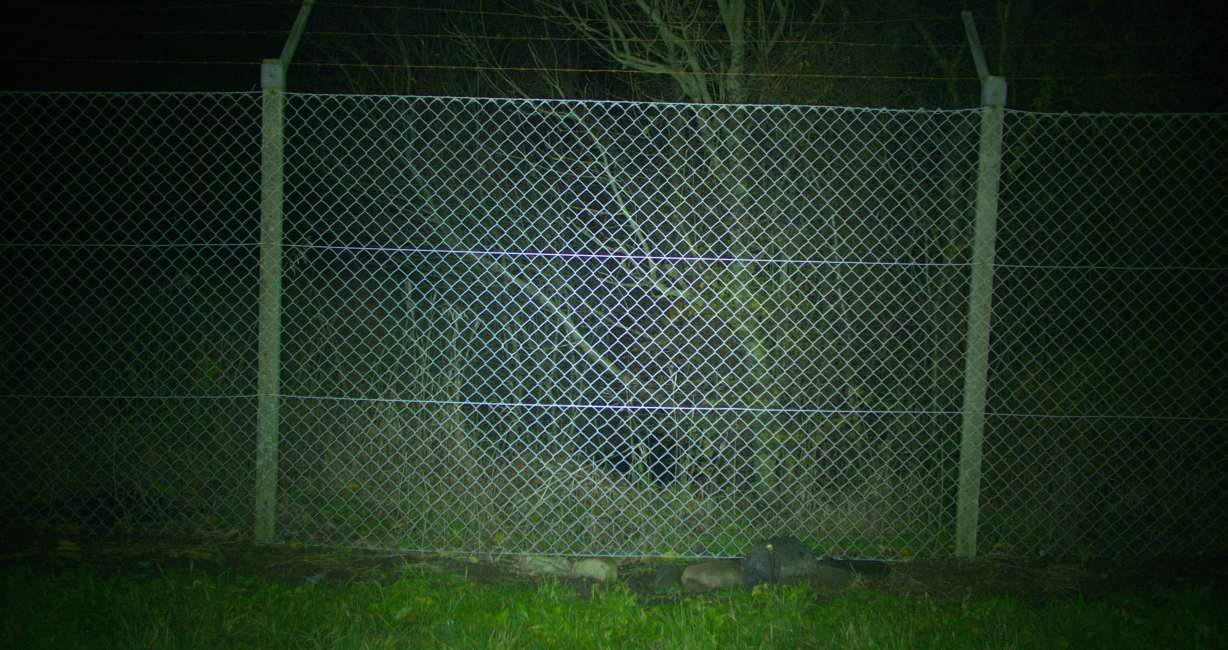
#> input picture python/fence_detection/input/Eskild_fig_3_17.jpg, 1228 x 650 px
$ python detect_fence.py
#> lines starting #> are read from the running program, lines starting #| are printed output that depends on the picture; after the words box and inside, x2 and y2 are one past the last pixel; in counts of white or black regions, pixels touching at a corner belong together; long printed decimals are rounded
#!/usr/bin/python

import numpy as np
import cv2
from scipy import ndimage


class fence_detection:

    def __init__(self):
        self.shifted_fft_peak = None
        self.shiftet_fft = None
        self.ten_low_pass_filtered = None
        self.twenty_low_pass_filtered = None

        self.fourier_peak_angle = 0.

    def fence_extraction(self, img):
        # 2020-09-29 Developed by Henrik Skov Midtiby
        img_2 = img
        # Convert to floating point representation and calculate
        # the Discrete Fourier transform (DFT) of the image.
        img_float32 = np.float32(img)
        dft = cv2.dft(img_float32, flags = cv2.DFT_COMPLEX_OUTPUT)
        dft_shift = np.fft.fftshift(dft)

        # Determine coordinates to the center of the image.
        rows, cols = img.shape
#> rows = 650; cols = 1228
        crow, ccol = rows//2 , cols//2     # center
#> crow = 325; ccol = 614

        # Locate peaks in the FFT magnitude image.
        shifted_fft = cv2.magnitude(dft_shift[:, :, 0], dft_shift[:, :, 1])

        # Black out the center of the FFT
        cv2.circle(shifted_fft, (ccol, crow), 10, 0, -1)
#> shifted_fft: shape (650, 1228) float32; min 0, max 2075766.5, mean 8717.4
        # Threshold values
        # I get good performance when approx 10 peaks are detected.
        # 200000 - very fine reconstruction of the fence
        peak_threshold = 200000 # 200000 Suitable for E_3_17
        peak_threshold = 900000 # 800000 Suitable for E_3_16
        shifted_fft_peaks = np.greater(shifted_fft, peak_threshold) * 255.
#> shifted_fft_peaks: shape (650, 1228) float64; 0.01% white in thin lines or dots, all inside (x1, y1, x2, y2) = (411, 218, 818, 433)

        # Create a mask by dilating the detected peaks.
        kernel_size = 50 #11
        kernel = np.ones((kernel_size, kernel_size), np.uint8)
        mask = cv2.dilate(shifted_fft_peaks, kernel)
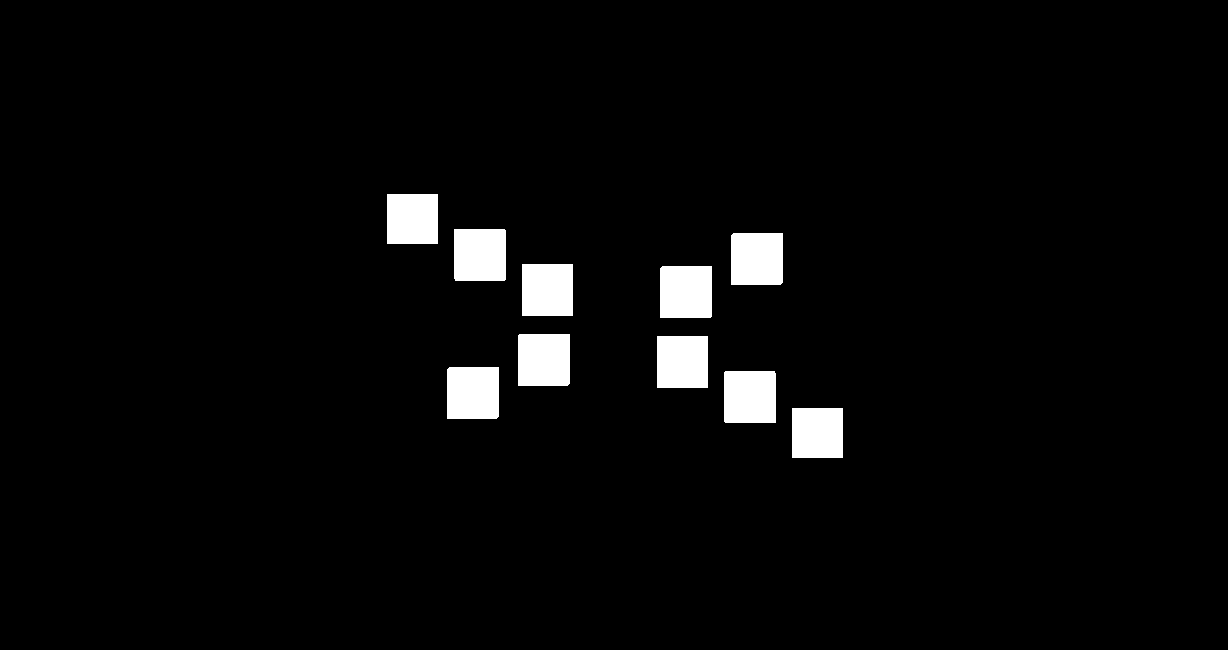
#> mask: shape (650, 1228) float64; 3.3% white; 10 white regions, largest, box (x1, y1, x2, y2) and area: (454, 229, 506, 281) 2700, (660, 266, 712, 318) 2700, (518, 334, 570, 386) 2700
        mask = cv2.merge((mask[:, :], mask[:, :]))

        # Apply mask to the DFT and then return back to a
        # normal image through the inverse DFT.
        fshift = dft_shift*mask
        f_ishift = np.fft.ifftshift(fshift)
        img_back = cv2.idft(f_ishift)

        # Save input image.
        cv2.imwrite("output/00_input_image.png", img)

        # Save the shifted fft spectrum.
        minval, maxval, a, b = cv2.minMaxLoc(shifted_fft)
#> minval = 0; maxval = 2075766.5; a = (614, 315); b = (546, 289)
        self.shiftet_fft = shifted_fft * 255 / maxval

        # Save the fft peak mask.
        self.shifted_fft_peak = mask[:, :, 0] * 1.
        cv2.imwrite("output/07_shifted_fft_peak_mask.png", self.shifted_fft_peak)

        # Save the filtered image image.
        minval, maxval, a, b = cv2.minMaxLoc(img_back[:, :, 0])
#> minval = -1.49e+10; maxval = 2.8e+10; a = (650, 285); b = (636, 321)
        self.ten_low_pass_filtered = img_back[:, :, 0] * 255. / maxval
        cv2.imwrite("output/10_low_pass_filtered_image.png", self.ten_low_pass_filtered)
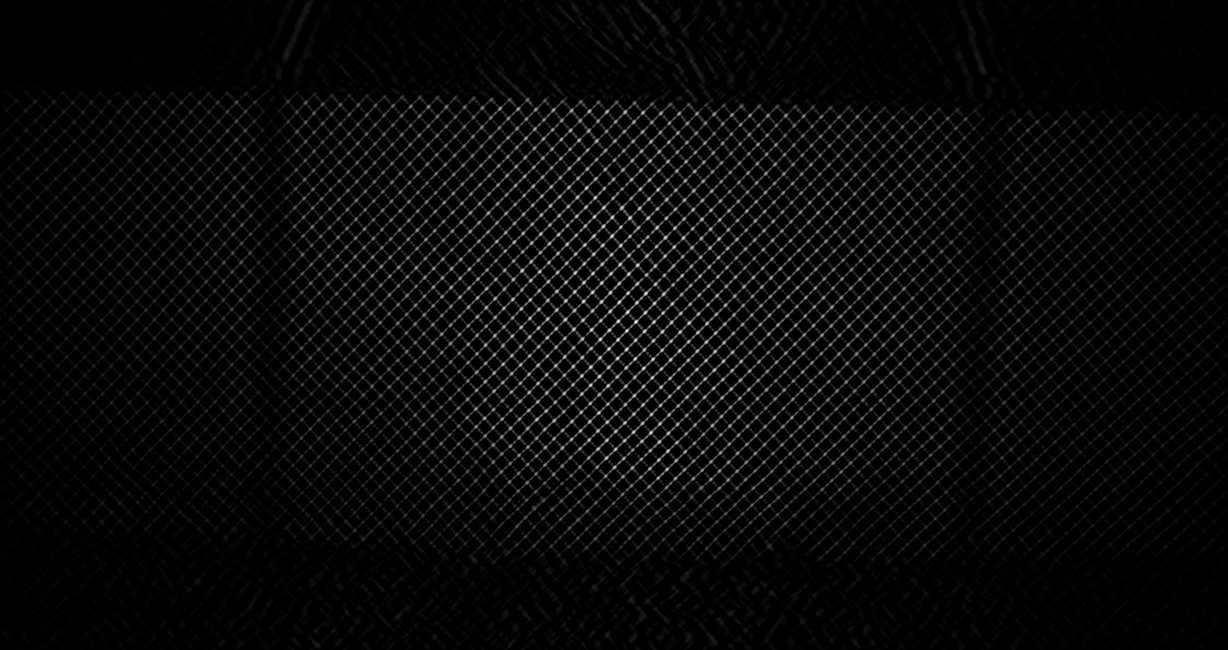
#> saved as 10_low_pass_filtered_image.png: shape (650, 1228); min 0, max 255, mean 9.2

        # Save the filtered image multiplied with the input image.
        minval, maxval, a, b = cv2.minMaxLoc(img * img_back[:, :, 0])
#> minval = -2.45e+12; maxval = 6.22e+12; a = (624, 256); b = (592, 292)
        self.twenty_low_pass_filtered = img * img_back[:, :, 0] * 255 / maxval
        cv2.imwrite("output/20_low_pass_filtered_image.png", self.twenty_low_pass_filtered)

    def increse_brightness_roi(self, intensity):

        img = self.twenty_low_pass_filtered
        rows,cols = img.shape
        for i in range(rows):
            for j in range(cols):
                k = img[i,j]
                if k < 150:
                    #k += intensity
                    img[i,j] = 0

        cv2.imwrite("output/increased_low_pass_filtered_image.png", img)

    def find_angle_peak(self):
        img = self.shiftet_fft.copy()
        rows,cols = img.shape
#> rows = 650; cols = 1228

        breaker = False
        y = 0
        x = 0
        center_line_found = False

        for i in range(rows):
            if not breaker:
                for j in range(cols):
                    #print (j)
                    k = img[i,j]
                    if k > 250:
                        y = i
                        x = j
                        cv2.circle(img,(j,i),5,(0,0,0),10)
                        breaker = True
                        break
#> img: shape (650, 1228) float32; min 0, max 255, mean 1.1


        #Center of image
        center_x = cols/2
#> center_x = 614
        center_y = rows/2
#> center_y = 325
        #cv2.imshow('test', img)
        #cv2.waitKey(0)
        rows,cols = img.shape

        #Find angle
        hyp = np.sqrt((center_x-x)**2 + (center_y-y)**2)
#> hyp = 76.94
        kat = center_y-y
#> kat = 36
        self.fourier_peak_angle = np.arctan((center_x-x)/kat)
#> self.fourier_peak_angle = 1.08
        #print(np.rad2deg(self.fourier_peak_angle))
        #angle = np.rad2deg(self.fourier_peak_angle)

        #Rotate image
        r = ndimage.rotate(img, np.rad2deg(self.fourier_peak_angle))

        # [11 lines of commented-out code are left out]


        cv2.circle(img,(center_x,center_y),5,(255,255,0))
#> img: shape (650, 1228) float32; min 0, max 255, mean 1.1
        cv2.circle(img,(x,y),5,(255,255,0))
#> img: shape (650, 1228) float32; min 0, max 255, mean 1.1
        #cv2.line(img,(center_x,center_y),(0,0),(255,255,0))
        #cv2.line(img, (center_x, center_y), (center_x, 0), (255, 255, 0))

        cv2.imwrite("output/test2.png", img)
        cv2.imwrite("output/05_shifted_fft_image.png", self.shiftet_fft)
        cv2.imwrite("output/test.png", r)
        """
        print("New: " + str(x_new) + " "+ str(y_new))
        print("Center: " + str(center_x) + " "+ str(center_y))
        print("Blob: " + str(x) + " "+ str(y))
        print("Hyp: " + str(hyp))
        print("Kat: " + str(kat))
        """
        self.find_fourier_angle(x, y)


    def find_fourier_peaks(self):

        img = self.shiftet_fft.copy()
        rows, cols = img.shape
        print(img.shape)
        breaker = False
        y = 0
        x = 0

        for i in range(rows):
            if not breaker:
                for j in range(cols):
                    k = img[i,j]
                    if k > 150:
                        y = i
                        x = j
                        cv2.circle(img,(j,i),500,(255,255,0))
                        breaker = True
                        break

    def find_fourier_angle(self, x, y):
#> called with x = 546, y = 289
        img = cv2.imread('output/05_shifted_fft_image.png', 0)
        thresh_img = img.copy()
        cv2.imshow('img', img)
        cv2.waitKey(0)
        cv2.threshold(img, 20, 255, cv2.THRESH_BINARY, thresh_img)
        cv2.imshow('thresh_img', thresh_img)
        cv2.waitKey(0)

        x = x + 5

        mask = np.zeros(img.shape,np.uint8)
        diff_x = img.shape[1]/2-x
#> diff_x = 63
        diff_y = img.shape[0]/2-y
#> diff_y = 36
        mask = cv2.rectangle(mask,(x,y-img.shape[0]/4),(img.shape[1]/2 + diff_x, img.shape[0]/2 + diff_y),(255,255,255),-1)
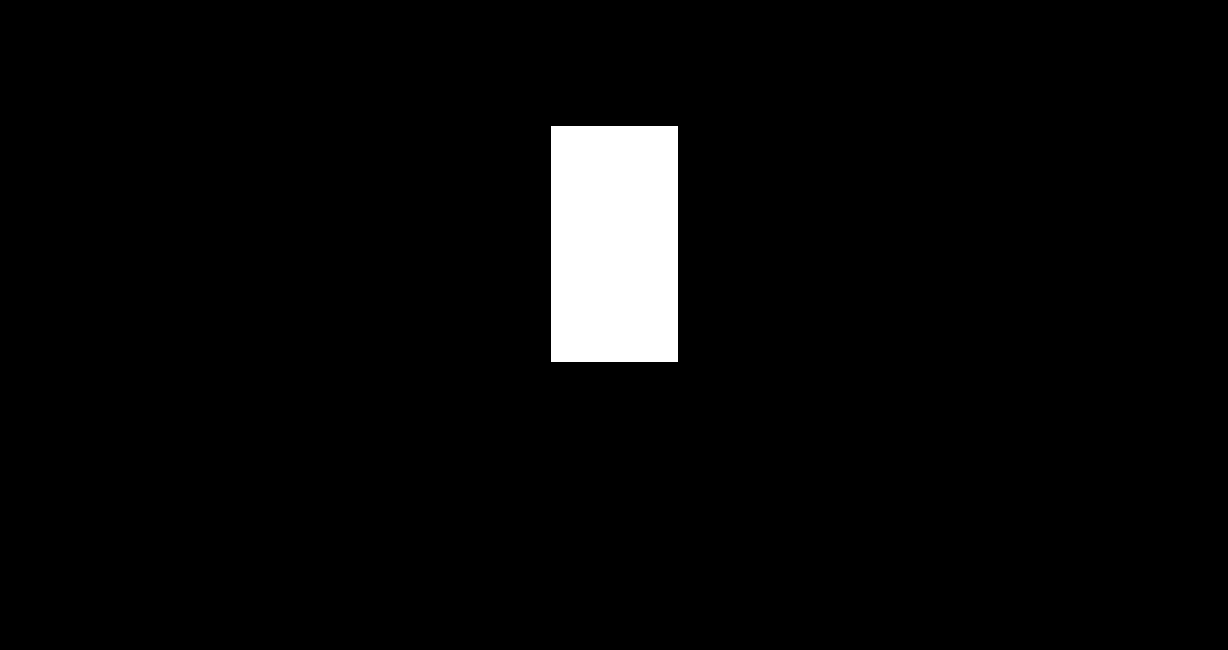
#> mask: shape (650, 1228); 3.8% white; 1 white region, box (x1, y1, x2, y2) and area: (551, 126, 678, 362) 29972
        cv2.imshow('rect', mask)
        cv2.waitKey(0)
        masked_img = cv2.bitwise_and(img, mask)

        cv2.threshold(masked_img, 40, 255, cv2.THRESH_BINARY, masked_img)
#> masked_img: shape (650, 1228); 0.01% white in thin lines or dots, all inside (x1, y1, x2, y2) = (581, 253, 648, 356)
        cv2.imshow('masked_img', masked_img)
        cv2.waitKey(0)
        coords = np.argwhere(masked_img == 255)
#> coords = 68 pairs, first value 253 to 355, second value 581 to 647
        cv2.circle(masked_img,(coords[0][1], coords[0][0]),5,(255,255,0),3)
#> masked_img: shape (650, 1228); 0.03% white; 32 white regions (31 under 20 px), largest, box (x1, y1, x2, y2) and area: (611, 246, 626, 261) 158
        cv2.imshow('masked_img2', masked_img)
        cv2.waitKey(0)

        center_x = img.shape[1]/2
#> center_x = 614
        center_y = img.shape[0]/2
#> center_y = 325
        coord_x = coords[0][1]
#> coord_x = 618
        coord_y = coords[0][0]
#> coord_y = 253

        # Find angle
        hyp = np.sqrt((center_x-coord_x)**2 + (center_y-coord_y)**2)
#> hyp = 72.11
        kat = abs(center_y - coord_y)
#> kat = 72
        print(np.rad2deg(np.arctan2((coord_x-center_x), kat)))
#| 3.180
        angle=np.rad2deg(np.arccos(kat/hyp))
#> angle = 3.18
        print(angle)
#| 3.180

        cv2.line(img, (center_x, center_y), (coord_x, coord_y), (255, 255, 255))
#> img: shape (650, 1228); min 0, max 255, mean 1.1
        cv2.line(img, (center_x, center_y), (center_x, coord_y), (255, 255, 255))
#> img: shape (650, 1228); min 0, max 255, mean 1.1
        cv2.imshow('line on img', img)
        cv2.waitKey(0)

        #Rotate image
        r = ndimage.rotate(img, angle/2)
#> r: shape (684, 1246)
        r_ten = ndimage.rotate(self.ten_low_pass_filtered, angle/2)
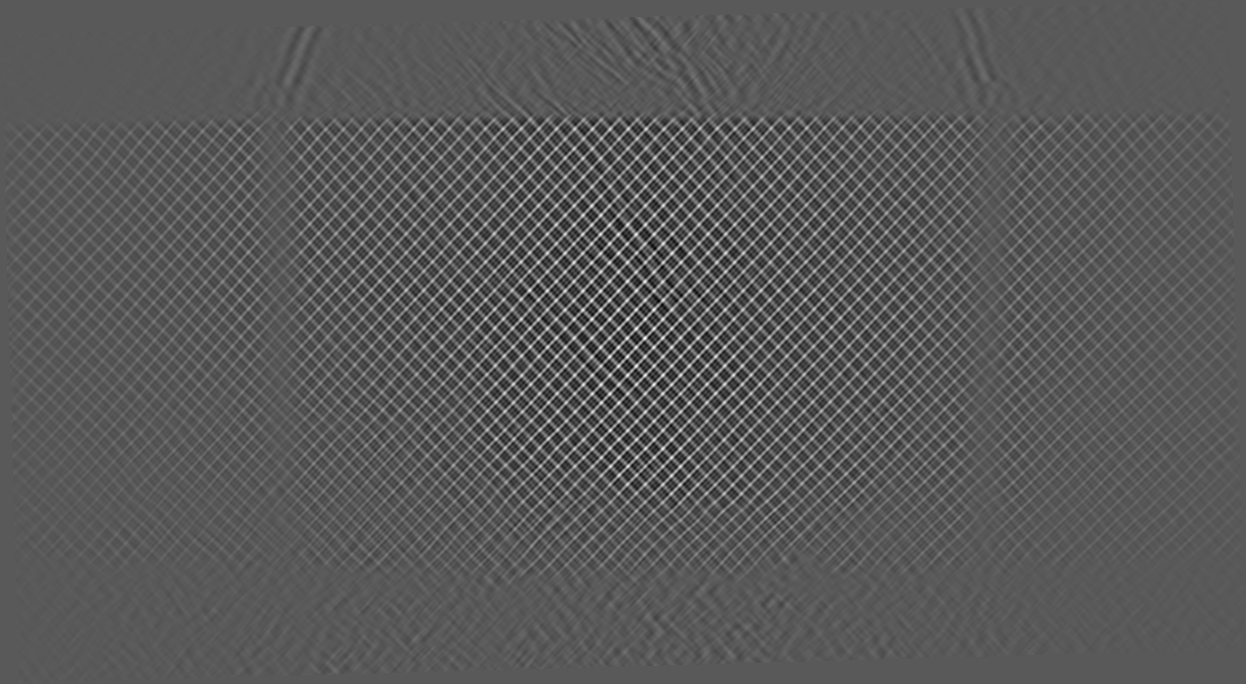
#> r_ten: shape (684, 1246) float64; min -135.5, max 251, mean 0; drawn with min black and max white

        cv2.imwrite("output/rotated_f.png", r)
        cv2.imwrite("output/rotated_ten.png", r_ten)
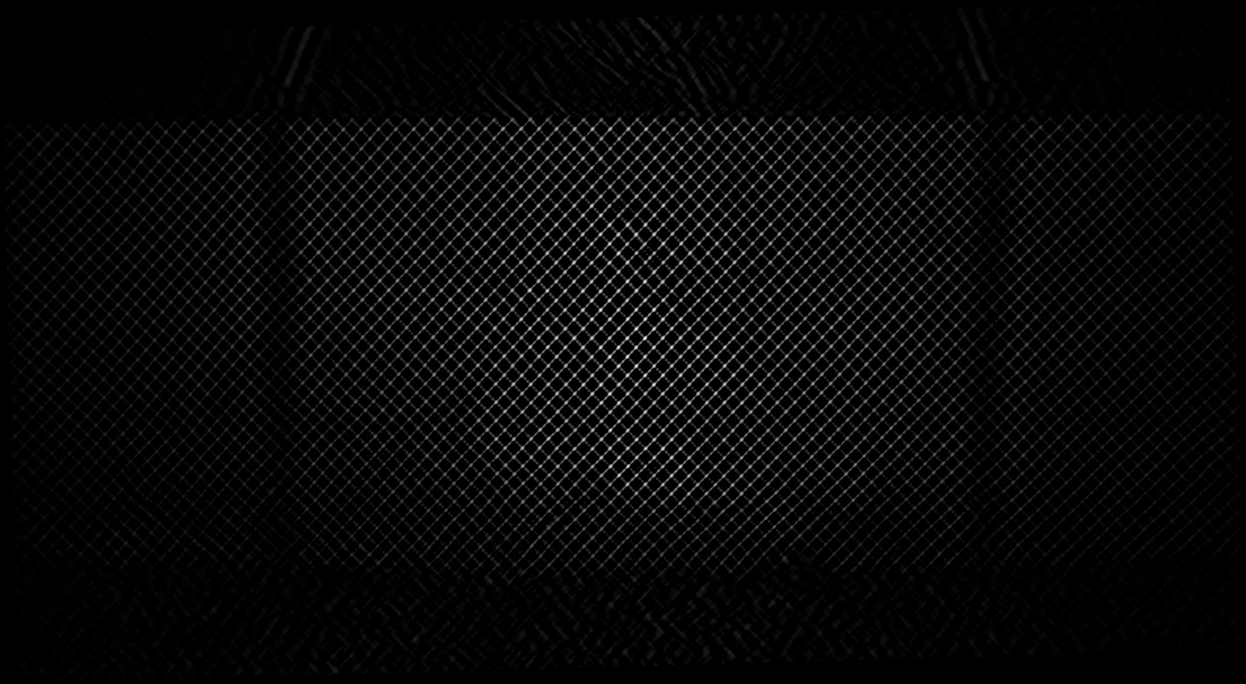
#> saved as rotated_ten.png: shape (684, 1246); min 0, max 251, mean 8.6


if __name__ == "__main__":

    fd = fence_detection()

    img = cv2.imread('input/Eskild_fig_3_17.jpg', 0)
    fd.fence_extraction(img)
    fd.find_angle_peak()
    #fd.increse_brightness_roi(20)

$ run again, with python/fence_detection/input/Eskild_fig_3_16.jpg copied over python/fence_detection/input/Eskild_fig_3_17.jpg
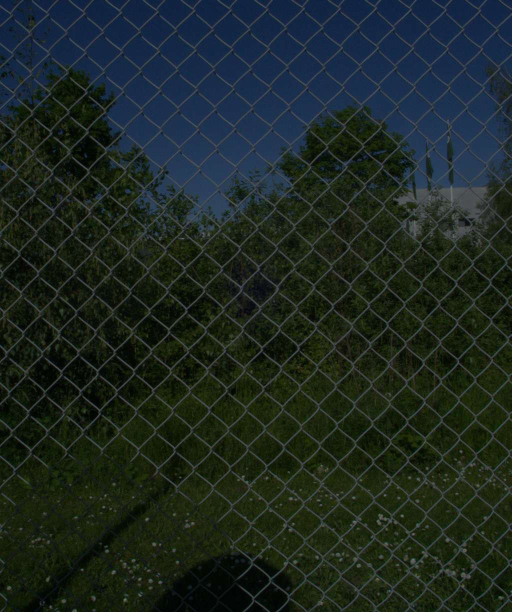
#> input picture python/fence_detection/input/Eskild_fig_3_16.jpg, 1024 x 1224 px (shown at 1/2 size)
#> shifted_fft_peaks: shape (1224, 1024) float64; 0% white in thin lines or dots, all inside (x1, y1, x2, y2) = (469, 564, 556, 661)
#> in fence_extraction, `mask = cv2.dilate(shifted_fft_peaks, kernel)`:
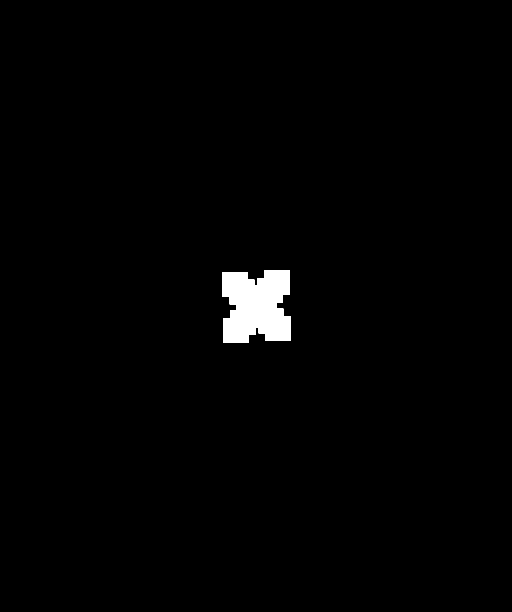
#> mask: shape (1224, 1024) float64 (shown at 1/2 size); 1.3% white; 1 white region, box (x1, y1, x2, y2) and area: (445, 540, 581, 686) 16388
#> in fence_extraction, `minval, maxval, a, b = cv2.minMaxLoc(shifted_fft)`: minval = 0; maxval = 1895299.2; a = (512, 602); b = (526, 596)
#> in fence_extraction, `minval, maxval, a, b = cv2.minMaxLoc(img_back[:, :, 0])`: minval = -2.57e+09; maxval = 3.16e+10; a = (490, 1208); b = (828, 450)
#> in fence_extraction, `minval, maxval, a, b = cv2.minMaxLoc(img * img_back[:, :, 0])`: minval = -2.92e+10; maxval = 3.57e+12; a = (150, 783); b = (903, 384)
#> coords = 42 pairs, first value 564 to 628, second value 495 to 529
#> coord_x = 525
#> coord_y = 564
#> in find_fourier_angle, `hyp = np.sqrt((center_x-coord_x)**2 + (center_y-coord_y)**2)`: hyp = 49.73
#> in find_fourier_angle, `kat = abs(center_y - coord_y)`: kat = 48
#| 15.154
#> angle = 15.15
#| 15.154
#> in find_fourier_angle, `r_ten = ndimage.rotate(self.ten_low_pass_filtered, angle/2)`:
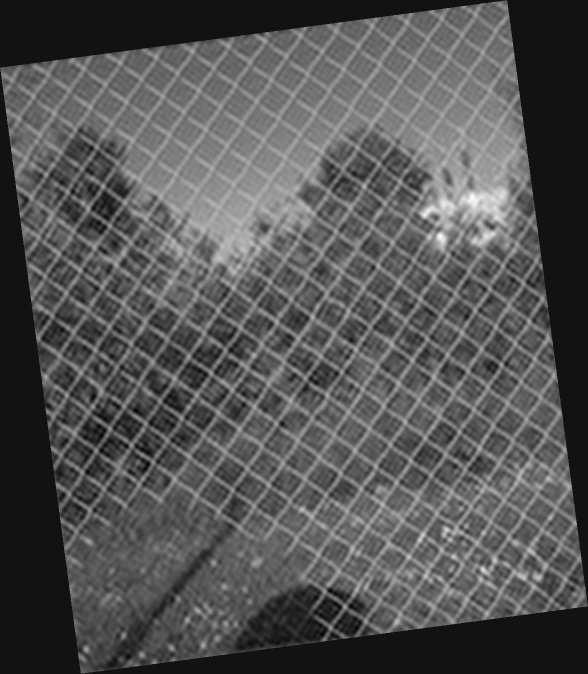
#> r_ten: shape (1348, 1176) float64 (shown at 1/2 size); min -20.38, max 255.2, mean 71.7; drawn with min black and max white
